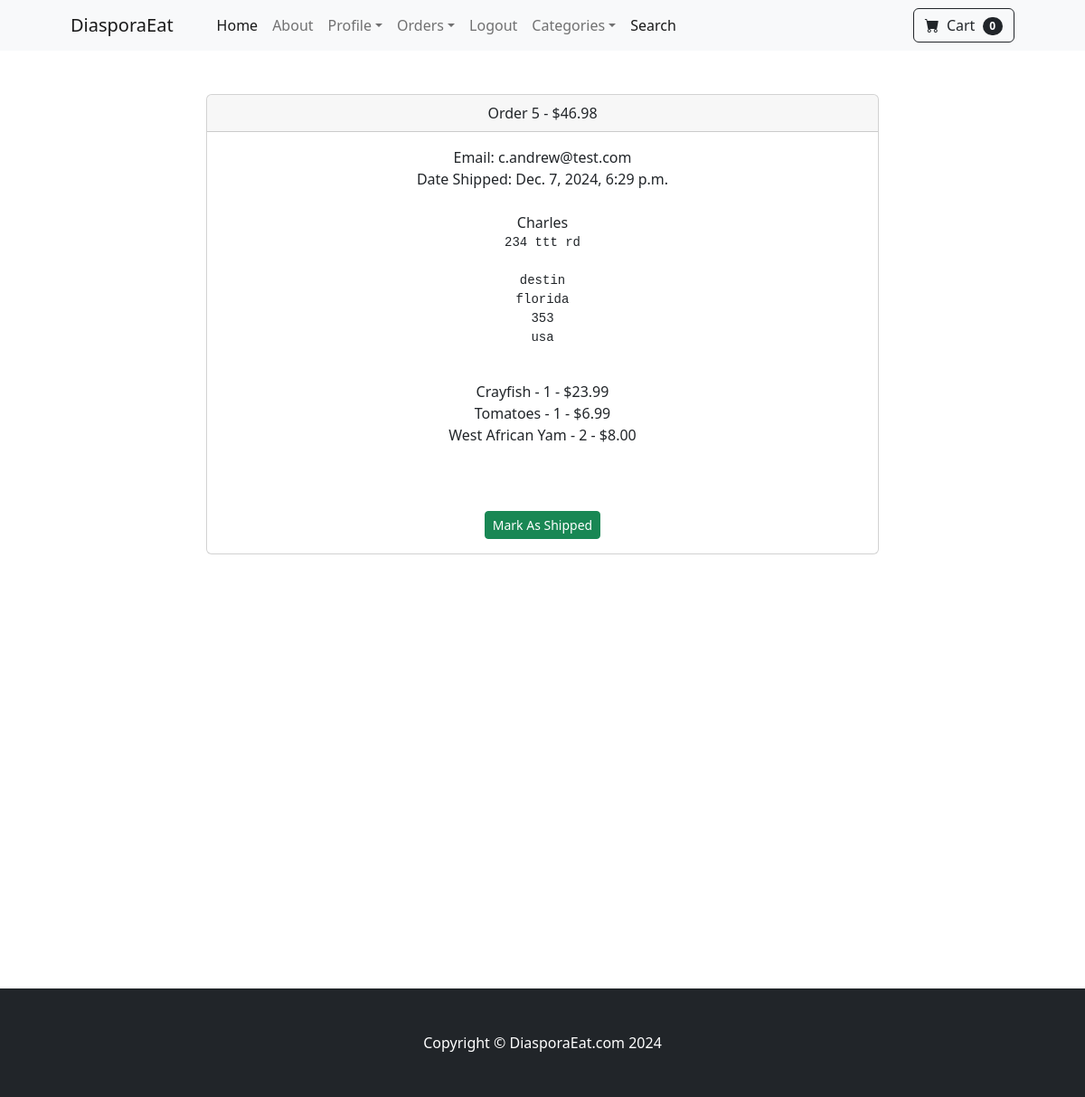
Screenshot of /payment/orders/5 (signed in) with the database file from the repository.
### payment/models.py (models this page shows, shortened)
class Order(models.Model):
	user = models.ForeignKey(User, on_delete=models.CASCADE, null=True, blank=True)
	full_name = models.CharField(max_length=250)
	email = models.EmailField(max_length=250)
	shipping_address = models.TextField(max_length=15000)
	amount_paid = models.DecimalField(max_digits=7, decimal_places=2)
	date_ordered = models.DateTimeField(auto_now_add=True)
	shipped = models.BooleanField(default=False)
	date_shipped = models.DateTimeField(blank=True, null=True)

class OrderItem(models.Model):
	order = models.ForeignKey(Order, on_delete=models.CASCADE, null=True)
	product = models.ForeignKey(Product, on_delete=models.CASCADE, null=True)
	user = models.ForeignKey(User, on_delete=models.CASCADE, null=True, blank=True)
	quantity = models.PositiveBigIntegerField(default=1)
	price = models.DecimalField(max_digits=7, decimal_places=2)

### Store/models.py (models this page shows)
class  Product(models.Model):
    name = models.CharField(max_length=100)
    description = models.TextField()
    price = models.DecimalField(default=0, decimal_places=2, max_digits=6)
    category = models.ForeignKey(Category, on_delete=models.CASCADE)
    image = models.ImageField(upload_to='uploads/product/', blank=True, null=True, default='Fufu.jpg')
    is_sale = models.BooleanField(default=False)
    sale_price = models.DecimalField(default=0, decimal_places=2, max_digits=6)
    def __str__(self):
        return self.name

### payment/views.py (the view, shortened to what this page needs)
# urls.py: path('orders/<int:pk>', views.orders, name='orders'),
def orders(request, pk):
	if request.user.is_authenticated and request.user.is_superuser:
		order = Order.objects.get(id=pk)
		items = OrderItem.objects.filter(order=pk)
		return render(request, 'payment/orders.html', {"order":order, "items":items})

### cart/cart.py (called while the page is built)
    def __len__(self):
        return sum(self.cart.values())

### cart/context_processors.py (called while the page is built)
def cart(request):
    return {'cart': Cart(request)}

### payment/templates/payment/orders.html (shortened to what this page needs)
{% extends "base.html" %}
{% block content %}
<div class="container">
    <div class="row">
        <center>
            <div class="col-8">
                <br/><br/>
                <div class="card">
                    <div class="card-header">
                      Order {{order.id}} - ${{order.amount_paid}}
                    </div>
                    <div class="card-body">
                        Email: {{ order.email}}<br/>
                        {% if order.date_shipped %}
                          Date Shipped: {{ order.date_shipped}}
                        {% else %}
                            Date Ordered: {{ order.date_ordered}}
                        {% endif %}
                        <br/><br/>
                        {{ order.full_name }}<br/>
                        <pre>{{ order.shipping_address }}
                        </pre>
                        {% for item in items %}
                          {{ item.product }} - {{ item.quantity }} - ${{ item.price }}<br/>
                        {% endfor %}
                        <br/><br/><br/>
                        {% if order.date_shipped %}
                        <form method="POST">
                            <button type="submit" class="btn btn-sm btn-success">Mark As Shipped</button>
                        </form>
                        {% endif %}
                    </div>
                  </div>
<br/><br/><br></br><br/><br/><br></br>
  <br/><br/><br/><br/><br/><br/><br/><br/><br/><br/><br/><br/>
            </div>
        </center>
    </div>
</div>
{% endblock content %}

### rows the page displays
Order: id "5", amount_paid "46.98", email "c.andrew@test.com", date_shipped "Dec. 7, 2024, 6:29 p.m.", full_name "Charles", shipping_address "234 ttt rd destin florida 353 usa"
OrderItem: product "Crayfish", quantity "1", price "23.99"
OrderItem: product "Tomatoes", quantity "1", price "6.99"
OrderItem: product "West African Yam", quantity "2", price "8.00"

### other values shown
{{ cart|length }} "0"
